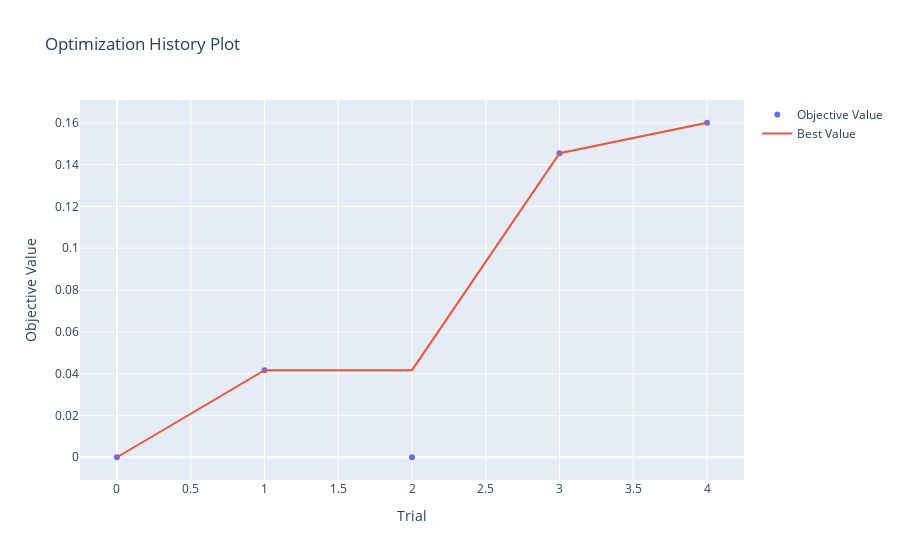

Source (notebook cell):
### Code cell
# Visualizar el historial de optimización
plot_optimization_history(study)

### Figure 1 — Plotly figure (JSON) as saved in the notebook; plotly's stock layout.template omitted (floating-point values rounded to 4 significant figures)
{"data": [{"mode": "markers", "name": "Objective Value", "type": "scatter", "x": [0, 1, 2, 3, 4], "y": [0, 0.04167, 0, 0.1455, 0.16]}, {"mode": "lines", "name": "Best Value", "type": "scatter", "x": [0, 1, 2, 3, 4], "y": [0, 0.04167, 0.04167, 0.1455, 0.16]}, {"marker": {"color": "#cccccc"}, "mode": "markers", "name": "Infeasible Trial", "showlegend": false, "type": "scatter", "x": [], "y": []}], "layout": {"title": {"text": "Optimization History Plot"}, "xaxis": {"title": {"text": "Trial"}}, "yaxis": {"title": {"text": "Objective Value"}}}}
